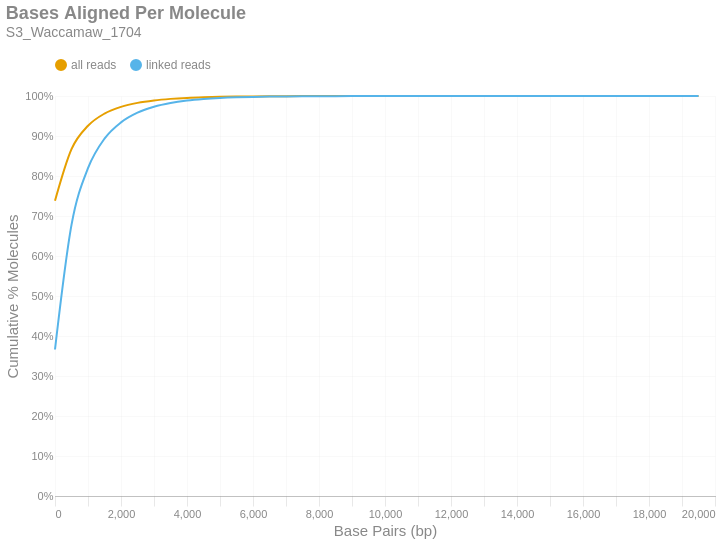

This figure's notebook cell:
### Markdown cell above
### Bases Aligned Per Molecule
This is a cumulative frequency distribution showing the number of base pairs aligned per unique molecule. These data are shown in 500 bp bins. There are two distributions: one with `all reads` (yellow) and another with only `linked reads` (blue). The percent of molecules in the `linked reads` distribution is relative to the total number of linked molecules.

### Code cell
if SKIPLR:
    print_html(f"Skipped")
else:
    binned_df = consolidated_hist(valids['aligned_bp'], mask, 500, True)
    with SafeRender(binned_df):
        (
            density_plot(binned_df, 'Bases Aligned Per Molecule', samplename, 'basesper')
            .encode(
                x=alt.X('bin:Q', title="Base Pairs (bp)").axis(tickMinStep=500).scale(padding=0),
                y=alt.Y('value:Q', title='Cumulative % Molecules')
                    .axis(format='%')
                    .scale(domain = [0,1])
                    .stack(False),
                color=alt.Color("key:N").scale(domain = ["all reads", "linked reads"]),
                tooltip = [
                    alt.Tooltip("key:N", title = "Data Type"),
                    alt.Tooltip("range_label:N", title="Bases Aligned Per Molecule"),
                    alt.Tooltip("value:Q", format = ".2%", title="% Molecules (Cum.)")
                ]
            )
        ).display()

### Figure 1 — Vega-Lite specification as saved in the notebook (floating-point values rounded to 4 significant figures)
{"width": "container", "height": 400, "config": {"title": {"anchor": "start", "dy": -15, "fontSize": 18, "color": "#888888", "subtitleColor": "#888888", "subtitleFontSize": 14}, "arc": {"fill": "#0072B2"}, "axis": {"domainColor": "#888888", "domainWidth": 0.5, "gridWidth": 0.2, "grid": false, "titleFontWeight": 400, "titleFontSize": 15, "labelFontSize": 11, "labelColor": "#888888", "tickColor": "#888888", "tickWidth": 0.2, "titleColor": "#888888"}, "axisBand": {"grid": false}, "axisX": {"grid": true, "tickSize": 10, "domainCap": "round"}, "axisY": {"domain": false, "grid": true, "tickSize": 0, "domainCap": "round"}, "background": "transparent", "header": {"labelFontSize": 15, "labelColor": "#888888", "titleFontSize": 15, "titleFontWeight": 600, "titleColor": "#888888"}, "legend": {"labelFont": "sans-serif", "labelFontSize": 12, "labelColor": "#888888", "symbolSize": 100, "symbolType": "circle", "titleFontSize": 12, "titlePadding": 10, "titleColor": "#888888", "title": null, "orient": "top"}, "range": {"category": ["#E69F00", "#56B4E9", "#009E73", "#F0E442", "#0072B2", "#D55E00", "#CC79A7", "#000000"], "diverging": ["#cfe8f3", "#a2d4ec", "#73bfe2", "#46abdb", "#1696d2", "#12719e"]}, "area": {"fill": "#0072B2", "fillOpacity": 0.7, "line": true, "strokeOpacity": 0.7}, "line": {"color": "#0072B2", "stroke": "#0072B2", "strokeWidth": 2}, "trail": {"color": "#0072B2", "stroke": "#0072B2", "strokeWidth": 0, "size": 1}, "point": {"filled": true, "fillOpacity": 1.0, "size": 95}, "text": {"color": "#888888", "fontSize": 11, "align": "right", "fontWeight": 400, "size": 11}, "bar": {"fill": "#0072B2", "stroke": null}, "view": {"stroke": null, "continuousWidth": 660, "continuousHeight": 400}}, "data": {"name": "data-d71061dffb204df8eb86ffc1e7462607"}, "mark": {"type": "line", "interpolate": "monotone", "point": {"opacity": 0, "size": 275}}, "encoding": {"color": {"field": "key", "scale": {"domain": ["all reads", "linked reads"]}, "type": "nominal"}, "tooltip": [{"field": "key", "title": "Data Type", "type": "nominal"}, {"field": "range_label", "title": "Bases Aligned Per Molecule", "type": "nominal"}, {"field": "value", "format": ".2%", "title": "% Molecules (Cum.)", "type": "quantitative"}], "x": {"axis": {"tickMinStep": 500}, "field": "bin", "scale": {"padding": 0}, "title": "Base Pairs (bp)", "type": "quantitative"}, "y": {"axis": {"format": "%"}, "field": "value", "scale": {"domain": [0, 1]}, "stack": false, "title": "Cumulative % Molecules", "type": "quantitative"}}, "params": [{"name": "param_c36ac31b6afebe62", "select": {"type": "point", "fields": ["key"]}, "bind": "legend"}], "title": {"text": "Bases Aligned Per Molecule", "subtitle": "S3_Waccamaw_1704"}, "transform": [{"fold": ["all reads (cumsum)", "linked reads (cumsum)"]}, {"calculate": "replace(datum.key, ' (cumsum)', '')", "as": "key"}, {"filter": {"param": "param_c36ac31b6afebe62"}}], "usermeta": {"embedOptions": {"downloadFileName": "S3_Waccamaw_1704.basesper"}}, "$schema": "https://vega.github.io/schema/vega-lite/v6.1.0.json", "datasets": {"data-d71061dffb204df8eb86ffc1e7462607": [{"bin": "0.0", "interval": "0.0-500.0", "all reads": 0.7379, "linked reads": 0.3663, "all reads (cumsum)": 0.7379, "linked reads (cumsum)": 0.3663, "range_label": "0-499"}, {"bin": "500.0", "interval": "500.0-1000.0", "all reads": 0.1291, "linked reads": 0.3114, "all reads (cumsum)": 0.867, "linked reads (cumsum)": 0.6776, "range_label": "500-999"}, {"bin": "1000.0", "interval": "1000.0-1500.0", "all reads": 0.05855, "linked reads": 0.1419, "all reads (cumsum)": 0.9255, "linked reads (cumsum)": 0.8195, "range_label": "1000-1499"}, {"bin": "1500.0", "interval": "1500.0-2000.0", "all reads": 0.03048, "linked reads": 0.07387, "all reads (cumsum)": 0.956, "linked reads (cumsum)": 0.8934, "range_label": "1500-1999"}, {"bin": "2000.0", "interval": "2000.0-2500.0", "all reads": 0.0168, "linked reads": 0.04072, "all reads (cumsum)": 0.9728, "linked reads (cumsum)": 0.9341, "range_label": "2000-2499"}, {"bin": "2500.0", "interval": "2500.0-3000.0", "all reads": 0.01001, "linked reads": 0.02426, "all reads (cumsum)": 0.9828, "linked reads (cumsum)": 0.9584, "range_label": "2500-2999"}, {"bin": "3000.0", "interval": "3000.0-3500.0", "all reads": 0.006121, "linked reads": 0.01483, "all reads (cumsum)": 0.9889, "linked reads (cumsum)": 0.9732, "range_label": "3000-3499"}, {"bin": "3500.0", "interval": "3500.0-4000.0", "all reads": 0.003869, "linked reads": 0.009376, "all reads (cumsum)": 0.9928, "linked reads (cumsum)": 0.9826, "range_label": "3500-3999"}, {"bin": "4000.0", "interval": "4000.0-4500.0", "all reads": 0.002467, "linked reads": 0.005978, "all reads (cumsum)": 0.9953, "linked reads (cumsum)": 0.9886, "range_label": "4000-4499"}, {"bin": "4500.0", "interval": "4500.0-5000.0", "all reads": 0.001577, "linked reads": 0.003823, "all reads (cumsum)": 0.9969, "linked reads (cumsum)": 0.9924, "range_label": "4500-4999"}, {"bin": "5000.0", "interval": "5000.0-5500.0", "all reads": 0.001058, "linked reads": 0.002563, "all reads (cumsum)": 0.9979, "linked reads (cumsum)": 0.9949, "range_label": "5000-5499"}, {"bin": "5500.0", "interval": "5500.0-6000.0", "all reads": 0.0006898, "linked reads": 0.001672, "all reads (cumsum)": 0.9986, "linked reads (cumsum)": 0.9966, "range_label": "5500-5999"}, {"bin": "6000.0", "interval": "6000.0-6500.0", "all reads": 0.0004544, "linked reads": 0.001101, "all reads (cumsum)": 0.9991, "linked reads (cumsum)": 0.9977, "range_label": "6000-6499"}, {"bin": "6500.0", "interval": "6500.0-7000.0", "all reads": 0.0002995, "linked reads": 0.0007259, "all reads (cumsum)": 0.9994, "linked reads (cumsum)": 0.9984, "range_label": "6500-6999"}, {"bin": "7000.0", "interval": "7000.0-7500.0", "all reads": 0.0002097, "linked reads": 0.0005084, "all reads (cumsum)": 0.9996, "linked reads (cumsum)": 0.9989, "range_label": "7000-7499"}, {"bin": "7500.0", "interval": "7500.0-8000.0", "all reads": 0.0001398, "linked reads": 0.0003387, "all reads (cumsum)": 0.9997, "linked reads (cumsum)": 0.9993, "range_label": "7500-7999"}, {"bin": "8000.0", "interval": "8000.0-8500.0", "all reads": 9.488e-05, "linked reads": 0.0002299, "all reads (cumsum)": 0.9998, "linked reads (cumsum)": 0.9995, "range_label": "8000-8499"}, {"bin": "8500.0", "interval": "8500.0-9000.0", "all reads": 6.173e-05, "linked reads": 0.0001496, "all reads (cumsum)": 0.9999, "linked reads (cumsum)": 0.9997, "range_label": "8500-8999"}, {"bin": "9000.0", "interval": "9000.0-9500.0", "all reads": 4.271e-05, "linked reads": 0.0001035, "all reads (cumsum)": 0.9999, "linked reads (cumsum)": 0.9998, "range_label": "9000-9499"}, {"bin": "9500.0", "interval": "9500.0-10000.0", "all reads": 3.021e-05, "linked reads": 7.322e-05, "all reads (cumsum)": 0.9999, "linked reads (cumsum)": 0.9998, "range_label": "9500-9999"}, {"bin": "10000.0", "interval": "10000.0-10500.0", "all reads": 2.021e-05, "linked reads": 4.899e-05, "all reads (cumsum)": 1.0, "linked reads (cumsum)": 0.9999, "range_label": "10000-10499"}, {"bin": "10500.0", "interval": "10500.0-11000.0", "all reads": 1.456e-05, "linked reads": 3.529e-05, "all reads (cumsum)": 1.0, "linked reads (cumsum)": 0.9999, "range_label": "10500-10999"}, {"bin": "11000.0", "interval": "11000.0-11500.0", "all reads": 8.042e-06, "linked reads": 1.949e-05, "all reads (cumsum)": 1.0, "linked reads (cumsum)": 0.9999, "range_label": "11000-11499"}, {"bin": "11500.0", "interval": "11500.0-12000.0", "all reads": 7.716e-06, "linked reads": 1.87e-05, "all reads (cumsum)": 1.0, "linked reads (cumsum)": 1.0, "range_label": "11500-11999"}, {"bin": "12000.0", "interval": "12000.0-12500.0", "all reads": 4.238e-06, "linked reads": 1.027e-05, "all reads (cumsum)": 1.0, "linked reads (cumsum)": 1.0, "range_label": "12000-12499"}, {"bin": "12500.0", "interval": "12500.0-13000.0", "all reads": 3.043e-06, "linked reads": 7.375e-06, "all reads (cumsum)": 1.0, "linked reads (cumsum)": 1.0, "range_label": "12500-12999"}, {"bin": "13000.0", "interval": "13000.0-13500.0", "all reads": 2.065e-06, "linked reads": 5.005e-06, "all reads (cumsum)": 1.0, "linked reads (cumsum)": 1.0, "range_label": "13000-13499"}, {"bin": "13500.0", "interval": "13500.0-14000.0", "all reads": 9.781e-07, "linked reads": 2.371e-06, "all reads (cumsum)": 1.0, "linked reads (cumsum)": 1.0, "range_label": "13500-13999"}, {"bin": "14000.0", "interval": "14000.0-14500.0", "all reads": 1.413e-06, "linked reads": 3.424e-06, "all reads (cumsum)": 1.0, "linked reads (cumsum)": 1.0, "range_label": "14000-14499"}, {"bin": "14500.0", "interval": "14500.0-15000.0", "all reads": 3.26e-07, "linked reads": 7.902e-07, "all reads (cumsum)": 1.0, "linked reads (cumsum)": 1.0, "range_label": "14500-14999"}, {"bin": "15000.0", "interval": "15000.0-15500.0", "all reads": 4.347e-07, "linked reads": 1.054e-06, "all reads (cumsum)": 1.0, "linked reads (cumsum)": 1.0, "range_label": "15000-15499"}, {"bin": "15500.0", "interval": "15500.0-16000.0", "all reads": 3.26e-07, "linked reads": 7.902e-07, "all reads (cumsum)": 1.0, "linked reads (cumsum)": 1.0, "range_label": "15500-15999"}, {"bin": "16000.0", "interval": "16000.0-16500.0", "all reads": 3.26e-07, "linked reads": 7.902e-07, "all reads (cumsum)": 1.0, "linked reads (cumsum)": 1.0, "range_label": "16000-16499"}, {"bin": "16500.0", "interval": "16500.0-17000.0", "all reads": 0.0, "linked reads": 0.0, "all reads (cumsum)": 1.0, "linked reads (cumsum)": 1.0, "range_label": "16500-16999"}, {"bin": "17000.0", "interval": "17000.0-17500.0", "all reads": 0.0, "linked reads": 0.0, "all reads (cumsum)": 1.0, "linked reads (cumsum)": 1.0, "range_label": "17000-17499"}, {"bin": "17500.0", "interval": "17500.0-18000.0", "all reads": 3.26e-07, "linked reads": 7.902e-07, "all reads (cumsum)": 1.0, "linked reads (cumsum)": 1.0, "range_label": "17500-17999"}, {"bin": "18000.0", "interval": "18000.0-18500.0", "all reads": 2.174e-07, "linked reads": 5.268e-07, "all reads (cumsum)": 1.0, "linked reads (cumsum)": 1.0, "range_label": "18000-18499"}, {"bin": "18500.0", "interval": "18500.0-19000.0", "all reads": 0.0, "linked reads": 0.0, "all reads (cumsum)": 1.0, "linked reads (cumsum)": 1.0, "range_label": "18500-18999"}, {"bin": "19000.0", "interval": "19000.0-19500.0", "all reads": 1.087e-07, "linked reads": 2.634e-07, "all reads (cumsum)": 1.0, "linked reads (cumsum)": 1.0, "range_label": "19000-19499"}, {"bin": "19500.0", "interval": "19500.0-20000.0", "all reads": 1.087e-07, "linked reads": 2.634e-07, "all reads (cumsum)": 1.0, "linked reads (cumsum)": 1.0, "range_label": "19500-19999"}]}}
